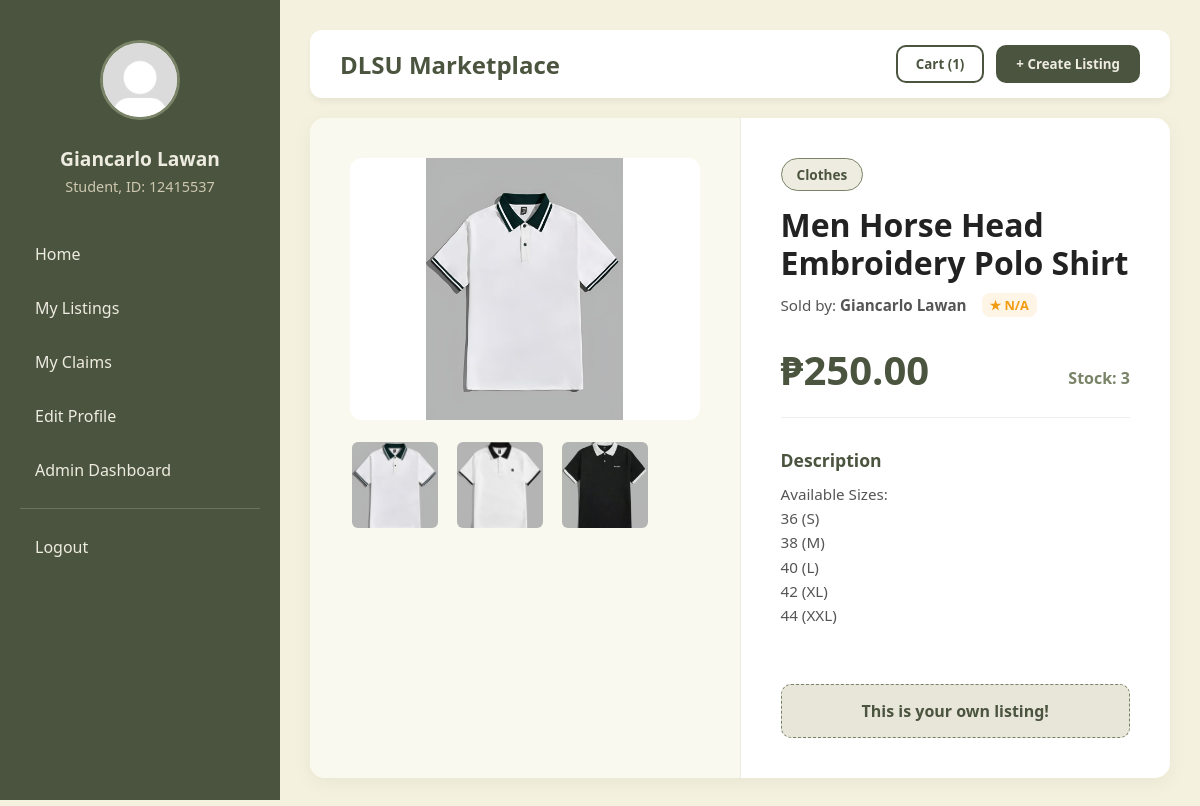
The page /viewitem.php?listing_id=3 (signed in) on the database its author committed.
### tables this page shows
CREATE TABLE `listings` (
  `listing_id` int NOT NULL,
  `seller_id` int NOT NULL,
  `product_name` varchar(150) NOT NULL,
  `description` text NOT NULL,
  `price` decimal(10,2) NOT NULL,
  `quantity` int NOT NULL DEFAULT '1',
  `category1_id` int NOT NULL,
  `category2_id` int DEFAULT NULL,
  `category3_id` int DEFAULT NULL,
  `status` enum('Pending','Available','Reserved','Sold','Rejected') DEFAULT 'Pending',
  `approved_by` int NOT NULL,
  `created_at` timestamp NULL DEFAULT CURRENT_TIMESTAMP,
  `updated_at` timestamp NULL DEFAULT CURRENT_TIMESTAMP ON UPDATE CURRENT_TIMESTAMP
);

### viewitem.php (the view, shortened to what this page needs)
<?php
require 'db.php';
$user_id = $_SESSION['user_id'];
$dlsu_id_number = $_SESSION['dlsu_id_number'];
$first_name = $_SESSION['first_name'];
$last_name = $_SESSION['last_name'];
$full_name = trim($first_name . ' ' . $last_name);
$role = $_SESSION['role'];
$profile_pic = 'profile_pictures/' . $_SESSION['profile_picture'];
$admin_role_id = $_SESSION['admin_role_id'];
$listing_id = intval($_GET['listing_id']);
$cart_query = "SELECT COUNT(*) AS cart_count
               FROM cart
               WHERE buyer_id = ?";
$stmt = $conn->prepare($cart_query);
$stmt->bind_param('i', $user_id);
$stmt->execute();
$cart_result = $stmt->get_result();
$cart_row = $cart_result->fetch_assoc();
$cart_count = $cart_row['cart_count'];
$item_query = "SELECT c1.category_name AS cat1, c2.category_name AS cat2, c3.category_name AS cat3,
                      CONCAT(u.first_name, ' ', u.last_name) AS seller_name, IFNULL(ROUND(AVG(r.rating_value), 1), 0) AS avg_rating,
                      l.listing_id, l.seller_id, l.product_name, l.price, l.quantity, l.description, l.status
                FROM listings l
                LEFT JOIN users u ON u.user_id = l.seller_id
                LEFT JOIN ratings r ON r.rated_user_id = u.user_id
                LEFT JOIN categories c1 ON c1.category_id = l.category1_id
                LEFT JOIN categories c2 ON c2.category_id = l.category2_id
                LEFT JOIN categories c3 ON c3.category_id = l.category3_id
                WHERE l.listing_id = ?
                GROUP BY l.listing_id";
$stmt = $conn->prepare($item_query);
$stmt->bind_param('i', $listing_id);
$stmt->execute();
$item_result = $stmt->get_result();
$item = $item_result->fetch_assoc();
$profile_pictures = [];
$image_query = "SELECT image_path
                FROM listing_images
                WHERE listing_id = ?";
$stmt = $conn->prepare($image_query);
$stmt->bind_param('i', $listing_id);
$stmt->execute();
$image_result = $stmt->get_result();
if ($image_result->num_rows > 0) {
    while ($img_row = $image_result->fetch_assoc()) {
        $profile_pictures[] = $img_row['image_path'];
    }
}
$main_image = !empty($profile_pictures) ? $profile_pictures[0] : null;
$categories = [];
if (!empty($item['cat1'])) $categories[] = $item['cat1'];
?>
<!DOCTYPE html>
<html lang="en">
<head>
    <link rel="stylesheet" href="stylesheets/home.css" />
    <link rel="stylesheet" href="stylesheets/viewitem.css" />
</head>
<body>
    <div class="dashboard-container">
        <aside class="sidebar">
            <div class="user-profile-section">
                <img src="<?= $profile_pic; ?>" alt="Profile" class="nav-logo">
                <div class="user-info-display">
                    <h2 class="user-name"><?= $full_name; ?></h2>
                    <p class="user-id"><?= "$role, ID: $dlsu_id_number"; ?></p>
                </div>
            </div>
            <nav class="nav-menu">
                <a href="home.php">Home</a>
                <a href="mylistings.php">My Listings</a>
                <a href="myclaims.php">My Claims</a>
                <a href="editprofile.php">Edit Profile</a>
                <?php if (!empty($admin_role_id)): ?>
                    <a href="admin_dashboard.php">Admin Dashboard</a>
                <?php endif; ?>
                <hr class="nav-divider">
                <a href="logout.php" class="logout-link">Logout</a>
            </nav>
        </aside>
        <main class="main-content">
            <header class="top-bar" style="margin-bottom: 20px;">
                <form action="viewitem.php?listing_id=<?= $listing_id; ?>" method="POST" class="top-bar-form">
                    <div class="title-header">
                        <h2>DLSU Marketplace</h2>
                    </div>
                    <div class="header-actions">
                        <button type="submit" class="cart-btn" name="action" value="viewcart">Cart (<?= htmlspecialchars($cart_count); ?>)</button>
                        <button type="submit" class="create-listing-btn" name="action" value="createlisting">+ Create Listing</button>
                    </div>
                </form>
            </header>
            <div class="item-container">
                <div class="image-section">
                    <div class="main-image-box">
                        <?php if (!empty($main_image)): ?>
                            <img src="<?= $main_image; ?>" alt="Main Product Image" class="main-img" id="mainImage">
                        <?php else: ?>
                            <div class="no-image-large">No Image Available</div>
                        <?php endif; ?>
                    </div>
                    <?php if (!empty($profile_pictures)): ?>
                        <div class="thumbnail-row">
                            <?php foreach ($profile_pictures as $img): ?>
                                <img src="<?= $img; ?>" alt="Thumbnail" class="thumbnail" onclick="document.getElementById('mainImage').src=this.src;">
                            <?php endforeach; ?>
                        </div>
                    <?php endif; ?>
                </div>
                <div class="details-section">
                    <div class="category-wrapper">
                        <?php foreach ($categories as $cat): ?>
                            <span class="category-badge"><?= $cat; ?></span>
                        <?php endforeach; ?>
                    </div>
                    <h1 class="product-title"><?= $item['product_name']; ?></h1>
                    <div class="seller-info">
                        <span>Sold by: <strong><?= $item['seller_name']; ?></strong></span>
                        <?php if ($item['avg_rating'] > 0): ?>
                            <span class="seller-rating">★ <?= number_format($item['avg_rating'], 1); ?></span>
                        <?php else: ?>
                            <span class="seller-rating">★ N/A</span>
                        <?php endif; ?>
                    </div>
                    <div class="price-box">
                        <h2 class="price">₱<?= number_format($item['price'], 2); ?></h2>
                        <span class="stock">Stock: <?= intval($item['quantity']); ?></span>
                    </div>
                    <div class="description-box">
                        <h3>Description</h3>
                        <p><?= nl2br($item['description']); ?></p>
                    </div>
                    <?php if ($item['seller_id'] == $user_id): ?>
                        <div style="background: #e8e6d9; color: #4a543e; padding: 15px; border-radius: 10px; text-align: center; font-weight: bold; border: 1px dashed #798367;">
                            This is your own listing!
                        </div>
                    <?php endif; ?>
                </div>
            </div>
        </main>
    </div>
</body>
</html>

### stylesheets/home.css (style rules this page uses)
* { box-sizing: border-box; margin: 0; padding: 0; font-family: "Segoe UI", Tahoma, Geneva, Verdana, sans-serif; }
body { background-color: #f4f1de; color: #333; }
.dashboard-container { display: flex; min-height: 100vh; }
.sidebar { width: 280px; background-color: #4a543e; color: #eeece0; padding: 40px 20px; position: fixed; height: 100vh; display: flex; flex-direction: column; }
.user-profile-section { text-align: center; margin-bottom: 35px; }
.nav-logo { width: 80px; height: 80px; border-radius: 50%; border: 3px solid #798367; margin-bottom: 15px; object-fit: cover; background-color: #eeece0; }
.user-name { font-size: 1.2rem; margin: 5px 0; color: #eeece0; }
.user-id { font-size: 0.9rem; color: #cec8b0; font-weight: 400; }
.nav-menu a { color: #eeece0; text-decoration: none; padding: 12px 15px; display: block; border-radius: 8px; margin-bottom: 8px; transition: 0.2s; }
.nav-divider { border: 0; border-top: 1px solid rgba(238, 236, 224, 0.2); margin: 15px 0; }
.main-content { margin-left: 280px; flex: 1; padding: 30px; }
.top-bar { display: flex; justify-content: space-between; align-items: center; padding: 15px 30px; background: #fff; border-radius: 12px; box-shadow: 0 4px 6px rgba(0, 0, 0, 0.05); margin-bottom: 30px; }
.title-header h2 { color: #4a543e; }
.header-actions { display: flex; gap: 12px; }
.cart-btn { background: transparent; border: 2px solid #4a543e; color: #4a543e; padding: 8px 18px; border-radius: 10px; font-weight: 600; cursor: pointer; transition: 0.3s; }
.create-listing-btn { background: #4a543e; color: #eeece0; border: none; padding: 10px 20px; border-radius: 10px; font-weight: 600; cursor: pointer; }
.seller-rating { font-size: 0.8rem; font-weight: 700; color: #f39c12; background: rgba(243, 156, 18, 0.1); padding: 3px 8px; border-radius: 8px; white-space: nowrap; }

### stylesheets/viewitem.css (style rules this page uses)
.top-bar-form { display: flex; width: 100%; justify-content: space-between; align-items: center; }
.item-container { background: #fff; border-radius: 15px; box-shadow: 0 5px 20px rgba(0,0,0,0.05); display: flex; overflow: hidden; min-height: calc(100vh - 140px); }
.image-section { flex: 1; max-width: 55%; padding: 40px; background: #faf9f0; border-right: 1px solid rgba(0,0,0,0.05); display: flex; flex-direction: column; }
.main-image-box { width: 100%; height: auto; aspect-ratio: 4 / 3; border-radius: 12px; overflow: hidden; margin-bottom: 20px; background: #cec8b0; }
.main-img { width: 100%; height: 100%; object-fit: contain; background: #fff; }
.thumbnail-row { display: flex; gap: 15px; flex-wrap: wrap; }
.thumbnail { width: 90px; height: 90px; object-fit: cover; border-radius: 8px; cursor: pointer; border: 2px solid transparent; transition: 0.2s; }
.details-section { flex: 1; padding: 40px; display: flex; flex-direction: column; }
.category-wrapper { display: flex; gap: 10px; flex-wrap: wrap; margin-bottom: 15px; }
.category-badge { background: #eeece0; color: #4a543e; padding: 6px 15px; border-radius: 20px; font-size: 0.85rem; font-weight: 700; border: 1px solid #798367; }
.product-title { font-size: 2rem; color: #222; margin-bottom: 10px; line-height: 1.2; }
.seller-info { display: flex; gap: 15px; margin-bottom: 25px; font-size: 0.95rem; color: #555; align-items: center; }
.price-box { display: flex; justify-content: space-between; align-items: flex-end; margin-bottom: 30px; padding-bottom: 20px; border-bottom: 1px solid #eee; }
.price { font-size: 2.5rem; color: #4a543e; }
.stock { font-size: 1rem; color: #798367; font-weight: 600; margin-bottom: 8px; }
.description-box { flex-grow: 1; margin-bottom: 30px; }
.description-box h3 { font-size: 1.1rem; color: #4a543e; margin-bottom: 10px; }
.description-box p { color: #555; line-height: 1.6; font-size: 0.95rem; }

### rows shown on the page
listings: product_name "Men Horse Head Embroidery Polo Shirt", price "250.00", quantity "3", description "Available Sizes: 36 (S) 38 (M) 40 (L) 42 (XL) 44 (XXL)"

### other values the page prints
$full_name "Giancarlo Lawan"
$role "Student"
$dlsu_id_number "12415537"
$cart_count "1"
$cat "Clothes"
$item['seller_name'] "Giancarlo Lawan"
